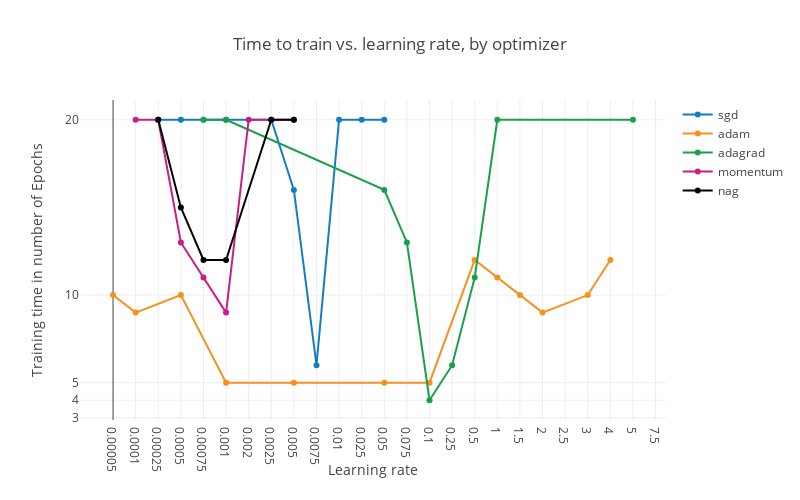

This figure's notebook cell:
### Code cell
from plotly.offline import init_notebook_mode, iplot, plot
import plotly.plotly as py
import plotly.graph_objs as go


learning_rates = [5e-05, 0.0001,0.00025,0.0005,.00075,.001,0.002,.0025,0.005,0.0075,.01,.025,.05,0.075,0.1,0.25,0.5] + [1,1.5,2,2.5,3,4,5,7.5,10,15,17.5,20,22.5,25,30,32.5,35,40,45,50]
lr_dict = {x: i for i,x in enumerate(learning_rates)}
# SGD
lr_sgd      = [0.00025,0.0005,0.00075,0.001,0.0025,0.005,0.0075,0.01,0.025,0.05]
tr_time_sgd = [20,20,20,20,20,16,6,20,20,20]
lr_sgd_dict = [lr_dict[x] for x in lr_sgd]
assert(len(lr_sgd)== len(tr_time_sgd))
# ADAM
lr_adam = [0.00005,0.0001,0.0005,0.001,0.005,0.05,0.1,0.5,1,1.5,2,3,4]
lr_adam_dict = [lr_dict[x] for x in lr_adam]
tr_time_adam = [10,9,10,5,5,5,5,12,11,10,9,10,12]
# adagrad
lr_adagrad = [0.00075,0.001,0.05,0.075,0.1,0.25,0.5,1,5]
lr_adagrad_dict = [lr_dict[x] for x in lr_adagrad]
tr_time_adagrad = [20,20,16,13,4,6,11,20,20]
# momentum
lr_mom = [0.0001,0.00025,0.0005,0.00075,0.001,0.002,0.0025,0.005] 
lr_mom_dict = [lr_dict[x] for x in lr_mom]
tr_time_mom = [20,20,13,11,9,20,20,20]
# NAG
lr_nag = [0.00025,0.0005,0.00075,0.001,0.0025,0.005]
lr_nag_dict = [lr_dict[x] for x in lr_nag]
tr_time_nag = [20,15,12,12,20,20]

trace1 = go.Scatter(
    x=lr_sgd_dict,
    y=tr_time_sgd,
    mode='lines+markers',
    name="sgd",
    hoverinfo='name',
    line=dict(
        shape='linear',color='rgb(20,125,190)'
    )
)
trace2 = go.Scatter(
    x= lr_adam_dict,
    y=tr_time_adam,
    mode='lines+markers',
    name="adam",
    hoverinfo='text+name',
    line=dict(
        shape='linear',color='rgb(245,145,30)'
        
    )
)
trace3 = go.Scatter(
    x= lr_adagrad_dict,
    y=tr_time_adagrad,
    mode='lines+markers',
    name="adagrad",
    hoverinfo='text+name',
    line=dict(
        shape='linear',color='rgb(25,160,75)'
    )
)
trace4 = go.Scatter(
    x= lr_mom_dict,
    y=tr_time_mom,
    mode='lines+markers',
    name="momentum",
    hoverinfo='text+name',
    line=dict(
        shape='linear',color='rgb(200,30,135)'
    )
)
trace5 = go.Scatter(
    x= lr_nag_dict,
    y=tr_time_nag,
    mode='lines+markers',
    name="nag",
    hoverinfo='text+name',
    line=dict(
        shape='linear',color='rgb(0,0,0)'
    )
)


data = [trace1,trace2,trace3,trace4,trace5]
layout = dict(title = 'Time to train vs. learning rate, by optimizer',
                 width = 800,
    height = 500,
    xaxis = dict(
        tickvals = list(lr_dict.values()),
        ticktext = list(lr_dict.keys()),
      title = "Learning rate"
    ),
    yaxis=dict(
        type='linear',
        title = 'Training time in number of Epochs',
        tickvals= [1,2,3,4,5,10,20],
        autorange=True
    )
              )

print(layout["xaxis"]["tickvals"])
fig = dict(data=data, layout=layout)
init_notebook_mode(connected=True)
iplot(fig, filename='word-embedding-plot.html')

### Figure 1 — Plotly figure (JSON) as saved in the notebook; plotly's stock layout.template omitted (floating-point values rounded to 4 significant figures)
{"data": [{"hoverinfo": "name", "line": {"color": "rgb(20,125,190)", "shape": "linear"}, "mode": "lines+markers", "name": "sgd", "type": "scatter", "uid": "949b1738-92ae-4f42-9f1c-fbfaa8096cc5", "x": [2, 3, 4, 5, 7, 8, 9, 10, 11, 12], "y": [20, 20, 20, 20, 20, 16, 6, 20, 20, 20]}, {"hoverinfo": "text+name", "line": {"color": "rgb(245,145,30)", "shape": "linear"}, "mode": "lines+markers", "name": "adam", "type": "scatter", "uid": "52f2cedb-1865-47a3-887a-5d6286f4bc75", "x": [0, 1, 3, 5, 8, 12, 14, 16, 17, 18, 19, 21, 22], "y": [10, 9, 10, 5, 5, 5, 5, 12, 11, 10, 9, 10, 12]}, {"hoverinfo": "text+name", "line": {"color": "rgb(25,160,75)", "shape": "linear"}, "mode": "lines+markers", "name": "adagrad", "type": "scatter", "uid": "e384c363-f31c-4eef-95b2-93d82cee8a6b", "x": [4, 5, 12, 13, 14, 15, 16, 17, 23], "y": [20, 20, 16, 13, 4, 6, 11, 20, 20]}, {"hoverinfo": "text+name", "line": {"color": "rgb(200,30,135)", "shape": "linear"}, "mode": "lines+markers", "name": "momentum", "type": "scatter", "uid": "bd8b5dc2-ed3b-4df2-8cd4-1fc2af9a3ddc", "x": [1, 2, 3, 4, 5, 6, 7, 8], "y": [20, 20, 13, 11, 9, 20, 20, 20]}, {"hoverinfo": "text+name", "line": {"color": "rgb(0,0,0)", "shape": "linear"}, "mode": "lines+markers", "name": "nag", "type": "scatter", "uid": "69ac01a3-75ff-4360-8feb-d8e17ffa09d9", "x": [2, 3, 4, 5, 7, 8], "y": [20, 15, 12, 12, 20, 20]}], "layout": {"height": 500, "title": {"text": "Time to train vs. learning rate, by optimizer"}, "width": 800, "xaxis": {"ticktext": [5e-05, 0.0001, 0.00025, 0.0005, 0.00075, 0.001, 0.002, 0.0025, 0.005, 0.0075, 0.01, 0.025, 0.05, 0.075, 0.1, 0.25, 0.5, 1, 1.5, 2, 2.5, 3, 4, 5, 7.5, 10, 15, 17.5, 20, 22.5, 25, 30, 32.5, 35, 40, 45, 50], "tickvals": [0, 1, 2, 3, 4, 5, 6, 7, 8, 9, 10, 11, 12, 13, 14, 15, 16, 17, 18, 19, 20, 21, 22, 23, 24, 25, 26, 27, 28, 29, 30, 31, 32, 33, 34, 35, 36], "title": {"text": "Learning rate"}}, "yaxis": {"autorange": true, "tickvals": [1, 2, 3, 4, 5, 10, 20], "title": {"text": "Training time in number of Epochs"}, "type": "linear"}}}
